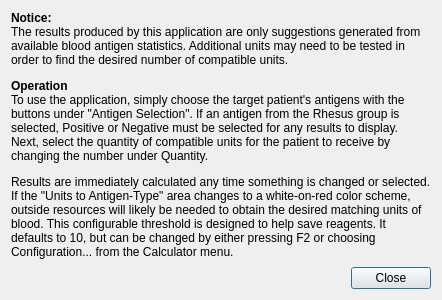
<?xml version="1.0" encoding="UTF-8"?>
<ui version="4.0">
 <class>OperationGuide</class>
 <widget class="QDialog" name="OperationGuide">
  <property name="geometry">
   <rect>
    <x>0</x>
    <y>0</y>
    <width>392</width>
    <height>300</height>
   </rect>
  </property>
  <property name="windowTitle">
   <string>Operation</string>
  </property>
  <layout class="QGridLayout" name="gridLayout">
   <item row="0" column="0" alignment="Qt::AlignTop">
    <widget class="QLabel" name="label">
     <property name="text">
      <string>&lt;html&gt;&lt;head/&gt;&lt;body&gt;&lt;p&gt;&lt;span style=&quot; font-weight:600;&quot;&gt;Notice: &lt;br/&gt;&lt;/span&gt;The results produced by this application are only suggestions generated from&lt;br/&gt;available blood antigen statistics. Additional units may need to be tested in &lt;br/&gt;order to find the desired number of compatible units.&lt;/p&gt;&lt;p&gt;&lt;span style=&quot; font-weight:600;&quot;&gt;Operation&lt;br/&gt;&lt;/span&gt;To use the application, simply choose the target patient's antigens with the&lt;br/&gt;buttons under &amp;quot;Antigen Selection&amp;quot;. If an antigen from the Rhesus group is &lt;br/&gt;selected, Positive or Negative must be selected for any results to display. &lt;br/&gt;Next, select the quantity of compatible units for the patient to receive by &lt;br/&gt;changing the number under Quantity.&lt;/p&gt;&lt;p&gt;Results are immediately calculated any time something is changed or selected.&lt;br/&gt;If the &amp;quot;Units to Antigen-Type&amp;quot; area changes to a white-on-red color scheme,&lt;br/&gt;outside resources will likely be needed to obtain the desired matching units of &lt;br/&gt;blood. This configurable threshold is designed to help save reagents. It &lt;br/&gt;defaults to 10, but can be changed by either pressing F2 or choosing &lt;br/&gt;Configuration... from the Calculator menu.&lt;/p&gt;&lt;/body&gt;&lt;/html&gt;</string>
     </property>
    </widget>
   </item>
   <item row="1" column="0">
    <widget class="QDialogButtonBox" name="buttonBox">
     <property name="orientation">
      <enum>Qt::Horizontal</enum>
     </property>
     <property name="standardButtons">
      <set>QDialogButtonBox::Close</set>
     </property>
    </widget>
   </item>
  </layout>
 </widget>
 <resources/>
 <connections>
  <connection>
   <sender>buttonBox</sender>
   <signal>accepted()</signal>
   <receiver>OperationGuide</receiver>
   <slot>accept()</slot>
   <hints>
    <hint type="sourcelabel">
     <x>248</x>
     <y>254</y>
    </hint>
    <hint type="destinationlabel">
     <x>157</x>
     <y>274</y>
    </hint>
   </hints>
  </connection>
  <connection>
   <sender>buttonBox</sender>
   <signal>rejected()</signal>
   <receiver>OperationGuide</receiver>
   <slot>reject()</slot>
   <hints>
    <hint type="sourcelabel">
     <x>316</x>
     <y>260</y>
    </hint>
    <hint type="destinationlabel">
     <x>286</x>
     <y>274</y>
    </hint>
   </hints>
  </connection>
 </connections>
</ui>
